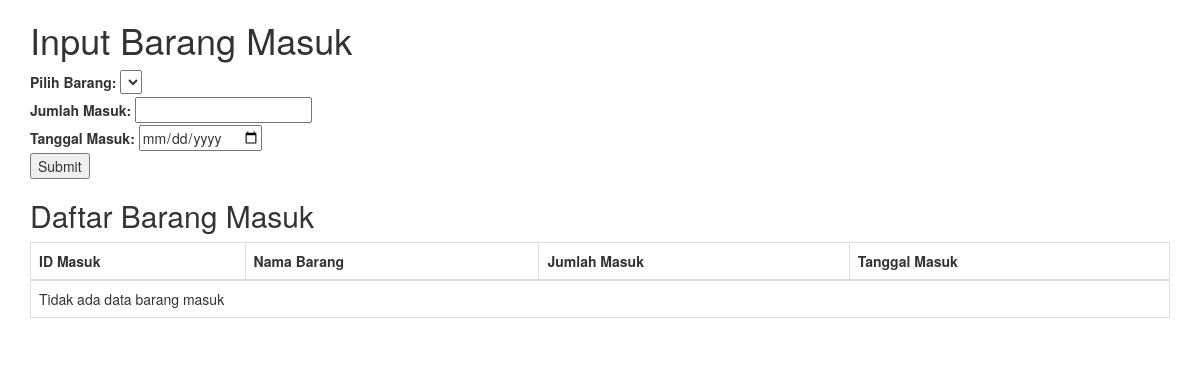
/barang_masuk.php, run on an earlier commit of the app's database.
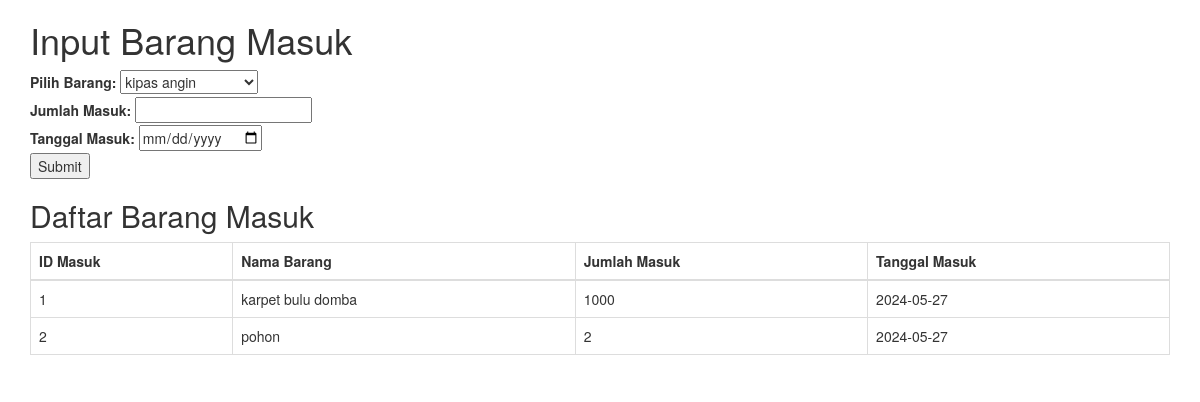
And on a later commit of the database.
### tables this page shows
CREATE TABLE `barang_masuk` (
  `id_masuk` int(11) NOT NULL,
  `id_barang` int(11) DEFAULT NULL,
  `jumlah_masuk` int(11) DEFAULT NULL,
  `tanggal_masuk` date DEFAULT NULL
);

CREATE TABLE `barang` (
  `id_barang` int(11) NOT NULL,
  `nama_barang` varchar(255) DEFAULT NULL,
  `stock` int(11) DEFAULT NULL
);

### barang_masuk.php (the view, shortened to what this page needs)
<?php
include 'config.php';
$query_barang = "SELECT * FROM barang";
$result_barang = mysqli_query($connect, $query_barang);
$query_masuk = "SELECT barang_masuk.id_masuk, barang.nama_barang, barang_masuk.jumlah_masuk, barang_masuk.tanggal_masuk
          FROM barang_masuk
          JOIN barang ON barang.id_barang = barang_masuk.id_barang";
$result_masuk = mysqli_query($connect, $query_masuk);
?>
<!DOCTYPE html>
<html lang="en">
<head>
    <link rel="stylesheet" href="https://cdn.jsdelivr.net/npm/bootstrap@3.3.7/dist/css/bootstrap.min.css">
</head>
<body>
    <div class="container">
        <h1>Input Barang Masuk</h1>
        <form action="barang_masuk.php" method="post">
            <label for="id_barang">Pilih Barang:</label>
            <select name="id_barang" required>
                <?php while ($row = mysqli_fetch_assoc($result_barang)) { ?>
                    <option value="<?= $row['id_barang']; ?>"><?= $row['nama_barang']; ?></option>
                <?php } ?>
            </select>
            <br>
            <label for="jumlah_masuk">Jumlah Masuk:</label>
            <input type="number" name="jumlah_masuk" required>
            <br>
            <label for="tanggal_masuk">Tanggal Masuk:</label>
            <input type="date" name="tanggal_masuk" required>
            <br>
            <button type="submit" name="submit">Submit</button>
        </form>
        <h2>Daftar Barang Masuk</h2>
        <table class="table table-bordered">
            <thead>
                <tr>
                    <th>ID Masuk</th>
                    <th>Nama Barang</th>
                    <th>Jumlah Masuk</th>
                    <th>Tanggal Masuk</th>
                </tr>
            </thead>
            <tbody>
                <?php
                if (mysqli_num_rows($result_masuk) > 0) {
                    while ($row = mysqli_fetch_assoc($result_masuk)) {
                        echo "<tr>
                                <td>" . $row['id_masuk'] . "</td>
                                <td>" . $row['nama_barang'] . "</td>
                                <td>" . $row['jumlah_masuk'] . "</td>
                                <td>" . $row['tanggal_masuk'] . "</td>
                              </tr>";
                    }
                } else {
                    echo "<tr><td colspan='4'>Tidak ada data barang masuk</td></tr>";
                }
                ?>
            </tbody>
        </table>
    </div>
</body>
</html>

What changed in the data, as far as the page shows it:
added barang_masuk: id_masuk "1", id_barang.nama_barang "karpet bulu domba", jumlah_masuk "1000", tanggal_masuk "2024-05-27"
added barang_masuk: id_masuk "2", id_barang.nama_barang "pohon", jumlah_masuk "2", tanggal_masuk "2024-05-27"
Also different on the page:
form field id_barang: (not shown) → "kipas angin"
text no longer shown: "Tidak ada data barang masuk"
